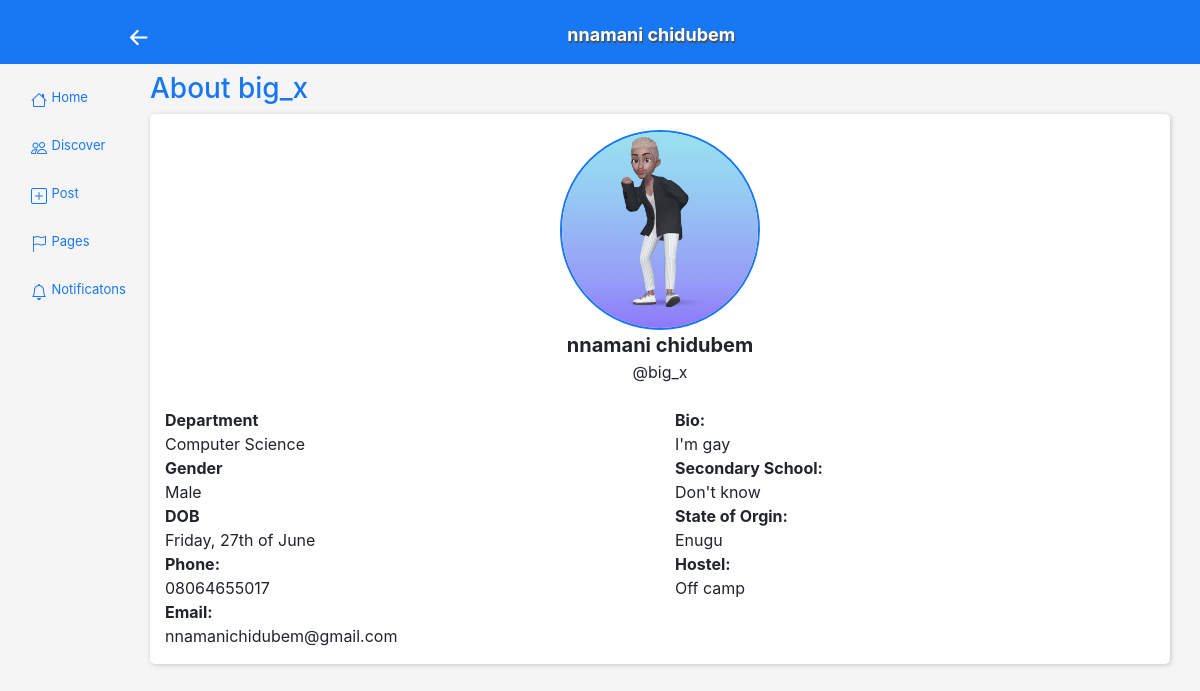
Page /discover/view_account/about/?id=2 (signed in) on the committed database.
### tables this page shows
CREATE TABLE `user` (
  `id` int(11) NOT NULL,
  `fullname` varchar(255) DEFAULT NULL,
  `reg_no` varchar(100) DEFAULT NULL,
  `gender` varchar(50) DEFAULT NULL,
  `password` varchar(255) DEFAULT NULL,
  `username` varchar(100) DEFAULT NULL,
  `phone` varchar(20) DEFAULT NULL,
  `email` varchar(150) DEFAULT NULL,
  `dob` date DEFAULT NULL,
  `bio` text DEFAULT NULL,
  `hostel` varchar(150) DEFAULT NULL,
  `sec_sch` varchar(255) DEFAULT NULL,
  `state` varchar(100) DEFAULT NULL,
  `profile_pic` varchar(255) DEFAULT NULL,
  `school_set` varchar(100) DEFAULT NULL,
  `department` varchar(150) DEFAULT NULL,
  `faculty` varchar(255) NOT NULL,
  `verified` enum('no','yes','','') NOT NULL DEFAULT 'no',
  `datetime` datetime NOT NULL DEFAULT current_timestamp()
);

### backend/conn.php (called while the page is built, shortened)
<?php
class Connection
{
    public function __construct()
    {
        $dbhost = "localhost";
        $dbuser = "root";
        $dbpass = "";
        $dbname = "gobook";
        try {
            $this->conn = new PDO("mysql:host=$dbhost;dbname=$dbname", $dbuser, $dbpass);
        } catch (PDOException $e) {
            die("Database Connection Error: " . $e->getMessage());
        }
    }
}

### backend/class.php (called while the page is built, shortened)
<?php
include "database.php";
$uID = $_SESSION['id'] ?? null;
$database = new Database;
$data['user'] = $database->getUser($uID);
$data['users'] = $database->getUsers();
$data['husers'] = $database->getHusers();
$data['userss'] = $database->getUserss();
$data['posts'] = $database->getPosts();
$data['Myposts'] = $database->getMyPosts($uID);
$data['friendRequests'] = $database->friendRequests($uID);
$data['numOfFriendRequests'] = $database->numOfFriendRequests($uID);
$data['pages'] = $database->getPages();

### backend/database.php (called while the page is built, shortened)
<?php
class Database extends Controller{
    public function getUser($id){
        $this -> sql = "SELECT * FROM user WHERE id = ?";
        try{
           return $this -> readRow([$id], $this -> sql);
        }catch(PDOException $e){
            return false . $e -> getMessage();
        }
    }
    public function getUsers(){
        $this -> sql = "SELECT * FROM user ORDER BY department";
        try{
           return $this -> readRow([], $this -> sql);
        }catch(PDOException $e){
            return false . $e -> getMessage();
        }
    }
    public function getHusers(){
        $this -> sql = "SELECT * FROM user ORDER BY rand() LIMIT 5";
        try{
           return $this -> readRow([], $this -> sql);
        }catch(PDOException $e){
            return false . $e -> getMessage();
        }
    }
    public function getUserss(){
        $this -> sql = "SELECT * FROM user ORDER BY id DESC LIMIT 5";
        try{
           return $this -> readRow([], $this -> sql);
        }catch(PDOException $e){
            return false . $e -> getMessage();
        }
    }
    public function getPosts(){
        $this -> sql = "SELECT * FROM posts WHERE public = 'yes' ORDER BY id DESC LIMIT 1";
        try{
           return $this -> readRow([], $this -> sql);
        }catch(PDOException $e){
            return false . $e -> getMessage();
        }
    }
    public function getMyPosts($id){
        $this -> sql = "SELECT * FROM posts WHERE user_id = ? AND anonymous = 'no' ORDER BY id DESC";
        try{
           return $this -> readRow([$id], $this -> sql);
        }catch(PDOException $e){
            return false . $e -> getMessage();
        }
    }
    public function friendRequests($uID){
        $this -> sql = "SELECT * FROM friend_requests WHERE user_id2 = ? and status = 'sent'";
        try{
           return $this -> readRow([$uID], $this -> sql);
        }catch(PDOException $e){
            return false . $e -> getMessage();
        }
    }
    public function numOfFriendRequests($uID){
        $this -> sql = "SELECT * FROM friend_requests WHERE user_id2 = ? AND status = 'sent'";
        try{
           return $this -> numOf([$uID], $this -> sql);
        }catch(PDOException $e){
            return false . $e -> getMessage();
        }
    }
   public function getPages(){
       $this -> sql = "SELECT * FROM pages";
        try{
           return $this -> readRow([], $this -> sql);
        }catch(PDOException $e){
            return false . $e -> getMessage();
        }
   }
}

### backend/crud.php (called while the page is built, shortened)
<?php
include "conn.php";
class Crud extends Connection{
    public function readRow($params=[], $sql){
        try{
            $this->stmt = $this->conn-> prepare($sql);
            $this->stmt->execute($params);
            return $this->stmt->fetchAll(PDO::FETCH_ASSOC);
        }catch(PDOException $e){
            return $e->getMessage();
        }
    }
    public function numOf($params=[], $sql){
        try{
            $this->stmt = $this->conn->prepare($sql);
            $this->stmt->execute($params);
            $this->stmt->fetchAll(PDO::FETCH_ASSOC);
            return $this->stmt->rowCount();
        }catch(PDOException $e){
            return $e->getMessage();
        }
    }
}

### discover/view_account/about/index.php (the view, shortened to what this page needs)
<?php
include "../../../backend/class.php";
    $id = $_GET['id'];
    $database = new Database;
    $data['a_user'] = $database -> getUser($id);
    foreach($data['a_user'] as $u){
        $username = $u['username'];
        $fullname = $u['fullname'];
        $bio = $u['bio'];
        $email = $u['email'];
        $department = $u['department'];
        $dob = $u['dob'];
        $gender = $u['gender'];
        $phone = $u['phone'];
        $profileImg = $u['profile_pic'];
        $state = $u['state'];
        $sec_sch = $u['sec_sch'];
        $hostel = $u['hostel'];
    }
?>
<!DOCTYPE html>
<html lang="en">
<head>
    <link rel="stylesheet" href="../../../assets/css/bootstrap.css">
    <link rel="stylesheet" href="../../../assets/css/style.css">
    <link rel="stylesheet" href="https://cdnjs.cloudflare.com/ajax/libs/font-awesome/6.2.0/css/all.min.css" />
    <link rel="stylesheet" href="https://cdnjs.cloudflare.com/ajax/libs/bootstrap-icons/1.10.3/font/bootstrap-icons.min.css" />
</head>
<body>
    <div class="head_nav">
        <center>
            <div class="row hheader">
                <div class="col-3" style="margin-top: .7rem;">
                    <i class="bi bi-arrow-left-short" onclick="history.go(-1)" style="font-size: 35px; "></i>
                </div>
                <div class="col-7 mt-4">
                    <h3 class="logo" style="font-size: 18px;"><?=$fullname?></h3>
                </div>
                <div class="col-2 mt-3">
                </div>
            </div>
        </center>
    </div>
    <br><br><br>
    <div class="container-fluid main-body">
        <div class="lhs">
            <div class="nav">
                 <div class="nav-item">
                     <a href="../../../home/"><i class="bi bi-house"></i></a>&nbsp;
                     <span>Home</span>
                 </div>
                 <div class="nav-item">
                     <a href="../../../discover/"><i class="bi bi-people"></i></a>&nbsp;
                     <span>Discover</span>
                 </div>
                 <div class="nav-item">
                     <a href="../../../post/"><i class="bi bi-plus-square"></i></a>&nbsp;
                     <span>Post</span>
                 </div>
                 <div class="nav-item">
                     <a href="../../../pages/"><i class="bi bi-flag"></i></a>&nbsp;
                     <span>Pages</span>
                 </div>
                 <div class="nav-item">
                     <a href="../../../notificatons/"><i class="bi bi-bell"></i></a>&nbsp;
                     <span>Notificatons</span>
                 </div>
            </div>
         </div>
         <div class="rhs">
            <div class="container about_container">
                <h3>About <?=$username?></h3>
                <div class="about_layout">
                    <center>
                        <div class="about_profile">
                            <img src="../../../assets/profilePics/<?=$profileImg?>" alt=""><br>
                            <b><?=$fullname?></b><br>
                            <span>@<?=$username?></span>
                        </div>
                    </center>
                    <div class="container">
                        <div class="about_details">
                            <br>
                            <div class="row">
                                <div class="col-md-6">
                                    <div class="about_detail">
                                        <b>Department</b><br>
                                        <span><?=$department?></span>
                                    </div>
                                    <div class="about_detail">
                                        <b>Gender</b><br>
                                        <span><?=$gender?></span>
                                    </div>
                                    <div class="about_detail">
                                        <b>DOB</b><br>
                                        <span><?php echo date("l, jS \of F", strtotime($dob))?></span>
                                    </div>
                                    <div class="about_detail">
                                        <b>Phone:</b><br>
                                        <span><?=$phone?></span>
                                    </div>
                                    <div class="about_detail">
                                        <b>Email:</b><br>
                                        <span><?=$email?></span>
                                    </div>
                                </div>
                                <div class="col-md-6">
                                    <div class="about_detail">
                                        <b>Bio:</b><br>
                                        <span><?=$bio?></span>
                                    </div>
                                    <div class="about_detail">
                                        <b>Secondary School:</b><br>
                                        <span><?=$sec_sch?></span>
                                    </div>
                                    <div class="about_detail">
                                        <b>State of Orgin:</b><br>
                                        <span><?=$state?></span>
                                    </div>
                                    <div class="about_detail">
                                        <b>Hostel:</b><br>
                                        <span><?=$hostel?></span>
                                    </div>
                                </div>
                            </div>
                        </div>
                    </div>
                 </div>
            </div>
        </div>
    </div>
    <br><br><br><br>
</body>
</html>

### assets/css/style.css (style rules this page uses)
body { background-color: whitesmoke; }
.hheader h3 { font-weight: 700; text-shadow: 1px 2px 1px rgb(79, 77, 77); }
.head_nav { width: 100%; box-shadow: 1px 1px 5px rgb(201, 198, 198)k; background: rgb(24, 119, 242); position: fixed; color: white; top: 0; box-sizing: border-box; }
.main-body { display: flex; }
.lhs .nav { position: sticky; top: 4rem; display: block; }
.lhs .nav .nav-item { display: flex; background-color: transparent; color: rgb(24, 119, 242); padding: .5rem 1rem; margin-top: .5rem; border-radius: 5%; width: 120px; }
.lhs .nav .nav-item i { color: rgb(24, 119, 242); }
.lhs .nav .nav-item span { font-size: 13px; }
.rhs { width: 100%; }
.about_container h3 { color: rgb(24, 119, 242); }
.about_layout { background-color: white; box-shadow: 1px 1px 5px rgb(198, 198, 198); width: 100%; padding-bottom: 1rem; border-radius: 5px; }
.about_layout .about_profile img { border-radius: 50%; border: 2px solid rgb(24, 119, 242); margin-top: 1rem; width: 200px; height: 200px; }
.about_layout .about_profile b { font-size: 20px; }

### rows in the picture
user: fullname "nnamani chidubem", username "big_x", profile_pic (picture), department "Computer Science", gender "Male", dob "Friday, 27th of June", phone "08064655017", email "nnamanichidubem@gmail.com", bio "I'm gay", sec_sch "Don't know", state "Enugu", hostel "Off camp"
